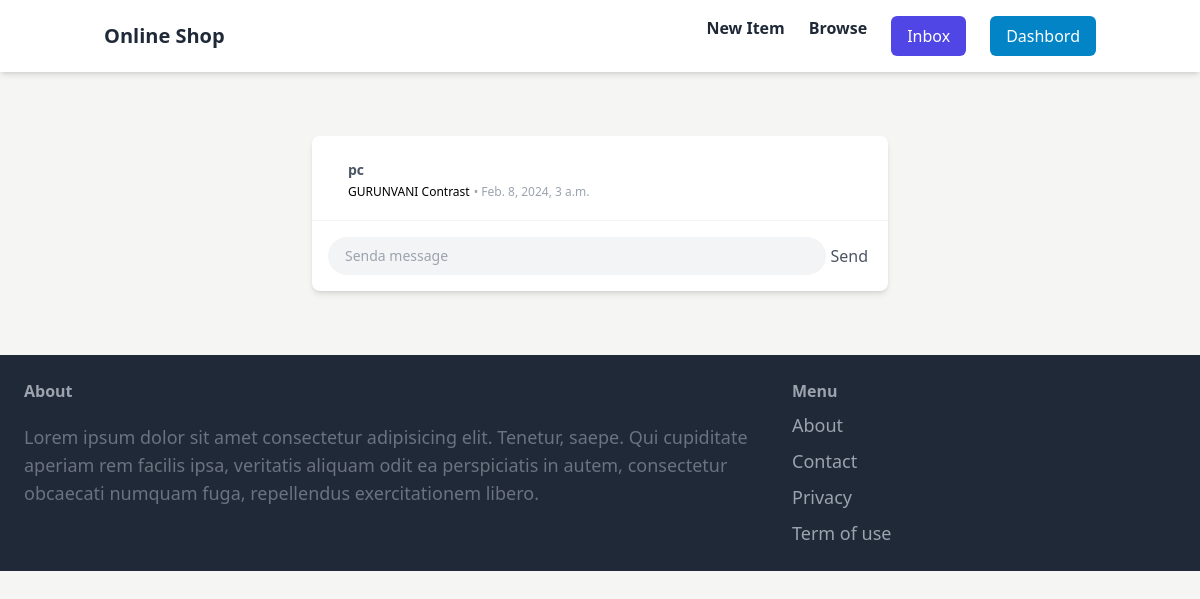
The app's page /conversation/new/4/ (signed in) with its own data.
### item/models.py (models this page shows, shortened)
class Item (models.Model):
     category= models.ForeignKey(Category,related_name='items', on_delete=models.CASCADE)
     name= models.CharField(max_length=100)
     description = models.TextField(null=True, blank=True)
     price= models.FloatField()
     image=models.ImageField(upload_to='item_image',blank=True,null=True)
     is_sold= models.BooleanField(default=False)
     created_by= models.ForeignKey(User,related_name='items',on_delete=models.CASCADE)
     created_at=models.DateTimeField(auto_now_add=True)
     class Meta:
        ordering=('-created_at',)
        verbose_name_plural="Items"

### conversation/views.py (the view)
# urls.py: path('new/<int:item_pk>/',message,name='new')
@login_required
def  message(request,item_pk):
    item=get_object_or_404(Item,pk=item_pk)
    if(item.created_by==request.user):
        return redirect('dashboard:index')
    conversation= Conversation.objects.filter(item=item).filter(members__in=[request.user.id])
    if conversation:
        return redirect('conversation:details',conversation.get().pk)
    if request.method == 'POST':
        form=ConversationMessageForm(request.POST)
        if form.is_valid():
            conversation = Conversation.objects.create(item=item)
            conversation.members.add(request.user)
            conversation.members.add(item.created_by)
            conversation.save()
            conversation_message=form.save(commit=False)
            conversation_message.conversation=conversation
            conversation_message.created_by=request.user
            conversation_message.save()
            return redirect('conversation:details',conversation.id)
    else:
        form=ConversationMessageForm()
    return  render(request,'conversation/new.html',{
        'form':form,
        'item':item
    })

### conversation/forms.py
class ConversationMessageForm(forms.ModelForm):
    class Meta:
        model = ConversationMessage  # Specify your model here
        fields = ('body',)  # Specify the fields you want in the form
        widgets = {
        'body': forms.TextInput(attrs={
            'class': classname ,
            'style':style,
            'placeholder':placeholder,
            'autocomplete':autocomplete
        })
    }

### conversation/templates/conversation/new.html (shortened to what this page needs)
{% extends "core/base.html" %}
{% block core %}
<div class="">
    <div class='flex max-w-xl my-10 bg-white shadow-md rounded-lg overflow-hidden mx-auto'>
        <div class='flex items-center w-full'>
            <div class='w-full'>
                <div class="flex flex-row mt-2 px-2 py-3 mx-3">
                    <div class="flex flex-col mb-2 ml-4 mt-1">
                        <div class='text-gray-600 text-sm font-semibold'>{{item.created_by}}</div>
                        <div class='flex w-full mt-1'>
                            <div class=' font-base text-xs mr-1'>
                               {{item.name}}
                            </div>
                            <div class='text-gray-400 font-thin text-xs'>
                                • {{item.created_at}}
                            </div>
                        </div>
                    </div>
                </div>
                <div class="border-b border-gray-100"></div>
                <form method="POST" action="." class="relative flex items-center self-center w-full max-w-xl p-4 overflow-hidden text-gray-600 focus-within:text-gray-400">
                    <span class="absolute inset-y-0 right-0 flex items-center pr-6">
                    </span>
                    {{form.body}}
                    <button type="submit" class="p-1 focus:outline-none focus:shadow-none hover:text-blue-500">
                        Send
                        </button>
                </form>
            </div>
        </div>
    </div>
</div>
{% endblock  %}

### records on screen
Item: created_by "pc", name "GURUNVANI Contrast", created_at "Feb. 8, 2024, 3 a.m."
